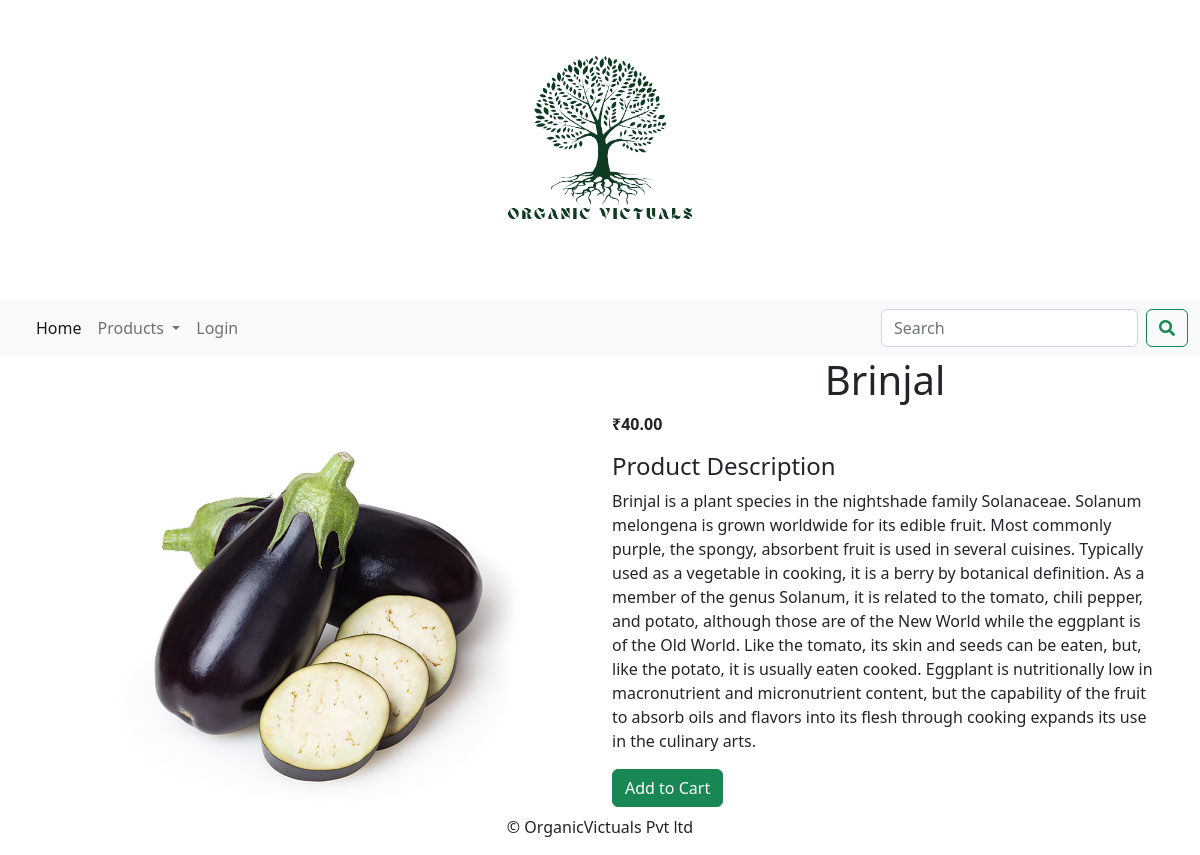
Screenshot of /store/fruits/brinjal/ with the database file from the repository.
### store/models.py (models this page shows, shortened)
class Product(models.Model):
    name = models.CharField(max_length=250, unique=True)
    slug = models.SlugField(max_length=250, unique=True)
    description = models.TextField()
    image = models.ImageField(upload_to='product')
    category = models.ForeignKey(Category, on_delete=models.CASCADE)
    price = models.DecimalField(max_digits=10, decimal_places=2)
    stock = models.IntegerField()
    availability = models.BooleanField(default=True)
    created = models.DateTimeField(auto_now_add=True)
    updated = models.DateTimeField(auto_now=True)
    class Meta:
        ordering = ('name',)
        verbose_name = 'product'
        verbose_name_plural = 'products'

### store/views.py (the view)
# urls.py: path('<slug:c_slug>/<slug:p_slug>/', views.productDetail, name='productDetails'),
def productDetail(request, c_slug, p_slug):
    try:
        product = Product.objects.get(category__slug=c_slug, slug=p_slug)
    except Exception as e:
        raise e
    return render(request, "product.html", {'product':product})

### cart/context_processors.py (called while the page is built)
def counter(request):
    item_count = 0
    if 'admin' in request.path:
        return{}
    else:
        try:
            cart = Cart.objects.filter(cartid=cart_id(request))
            cart_items = CartItem.objects.all().filter(cart=cart[:1])
            for cart_item in cart_items:
                item_count += cart_item.quantity
        except Cart.DoesNotExist:
            item_count = 0
    return dict(item_count=item_count)

### cart/views.py (called while the page is built)
def cart_id(request):
    cart = request.session.session_key
    if not cart:
        cart = request.session.create()
    return cart

### store/context_processors.py (called while the page is built)
def menu_links(request):
    links = Category.objects.all()
    return dict(links=links)

### store/models.py (called while the page is built)
    def get_url(self):
        return reverse('store:products_category', args=[self.slug])

### templates/product.html (shortened to what this page needs)
{% extends "base.html" %}
{% load static %}
{% block content %}
<div class="container">
    <div class="row">
        <div class="col-12 col-sm-12 col-md-12 col-lg-6 text-center">
            <div style="min-width: 20rem; margin-top:10%">
                <img src="{{product.image.url}}" alt="{{product.name}}">
            </div>
        </div>
    <div class="col-12 col-sm-12 col-md-12 col-lg-6">
        <div>
        <h1 class="product_title">{{product.name}}</h1>
        <p><b>₹{{product.price}}</b></p>
        <h4 class="my_title">Product Description</h4>
        <p class="text-justify my_text">{{product.description}}</p>
        {% if product.stock <= 0 %}
            <p class="text-justify my_text"><b>Out of Stock</b></p>
        {% else %}
            <a href="{% url 'cart:add_cart' product.id %}" class="btn btn-success">Add to Cart</a>
        {% endif %}
    </div>
</div>
</div>
</div>
{% endblock content %}

### static/css/mystyle.css (style rules this page uses)
h1 { position: relative; text-align: center; }

### rows the page displays
Product: image (picture), name "Brinjal", price "40.00", description "Brinjal is a plant species in the nightshade family Solanaceae. Solanum melongena is grown worldwide for its edible fruit. Most commonly purple, the spongy, absorbent fruit is used in several cuisines. Typically used as a vegetable in cooking, it is a berry by botanical definition. As a member of the genus Solanum, it is related to the tomato, chili pepper, and potato, although those are of the New World while the eggplant is of the Old World. Like the tomato, its skin and seeds can be eaten, but, like the potato, it is usually eaten cooked. Eggplant is nutritionally low in macronutrient and micronutrient content, but the capability of the fruit to absorb oils and flavors into its flesh…"
